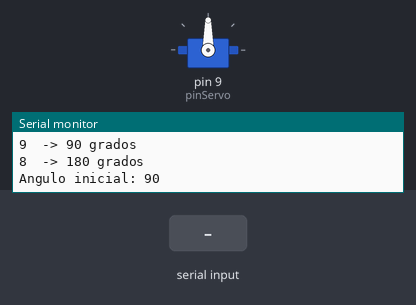
Bench run of a sketch on a simulated Arduino Uno, built with avr-gcc and run on an emulated ATmega328P. On the bench: servo, the last lines printed to the serial monitor. The inputs (shaded band) are chosen by the test bench.

Above: at 1.2 s.
1.3 s: "0" received over the second serial link
At 1.9 s:
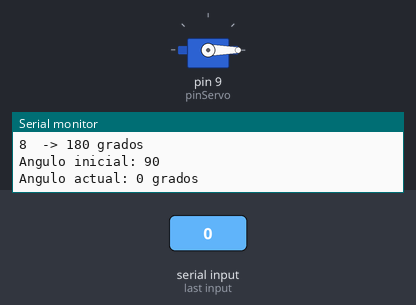
2.8 s: "8" received over the second serial link
At 4.0 s:
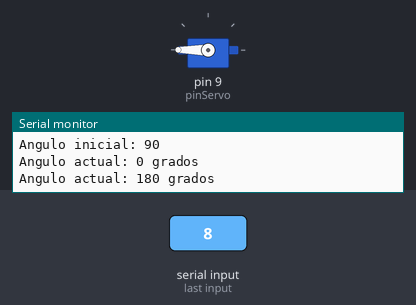
4.3 s: "-" received over the second serial link
At 5.4 s:
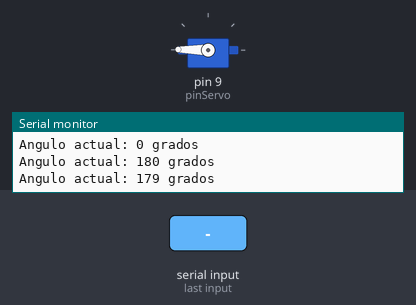
5.8 s: "+" received over the second serial link
At 6.5 s:
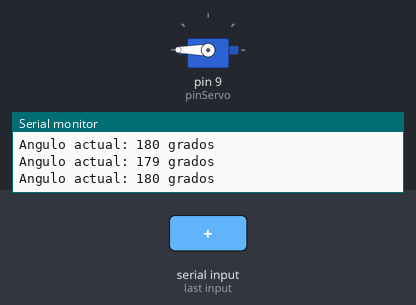
7.3 s: "9" received over the second serial link
At 7.7 s:
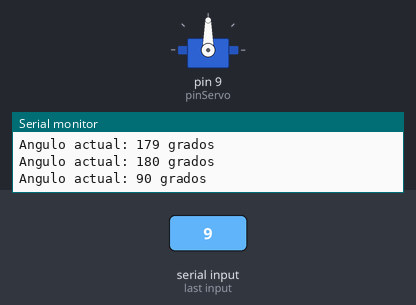
Timing chart, 0 to 9.8 s (numbered marks = the images above; inputs shaded):
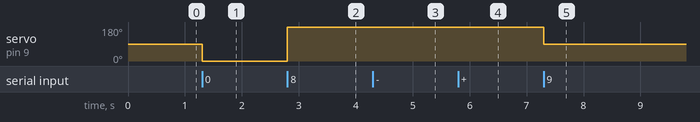

The sketch:

calibrador_servo_bt.ino
```cpp
#include <Servo.h>
#include <SoftwareSerial.h>

SoftwareSerial BT(2, 3);   // RX, TX
Servo servo;

const byte pinServo = 9;   // Cambiá este pin según el servo que pruebes

int angulo = 90;           // Posición inicial

void setup()
{
    Serial.begin(9600);
    BT.begin(9600);

    servo.attach(pinServo);
    servo.write(angulo);

    Serial.println("=== CALIBRADOR DE SERVO ===");
    Serial.println("Comandos:");
    Serial.println("+  -> +1 grado");
    Serial.println("-  -> -1 grado");
    Serial.println("0  -> 0 grados");
    Serial.println("9  -> 90 grados");
    Serial.println("8  -> 180 grados");
    Serial.println();

    Serial.print("Angulo inicial: ");
    Serial.println(angulo);
}

void loop()
{
    if (BT.available())
    {
        char dato = BT.read();

        switch (dato)
        {
            case '+':
                if (angulo < 180)
                    angulo++;
                break;

            case '-':
                if (angulo > 0)
                    angulo--;
                break;

            case '0':
                angulo = 0;
                break;

            case '9':
                angulo = 90;
                break;

            case '8':
                angulo = 180;
                break;

            default:
                Serial.println("Comando no valido");
                return;
        }

        servo.write(angulo);

        Serial.print("Angulo actual: ");
        Serial.print(angulo);
        Serial.println(" grados");
    }
}


/*
===========================================================
                    ACOTACIONES DEL BRAZO
===========================================================

 EXTREMIDAD     |  ÁNGULO  |  POSICIÓN
----------------+----------+--------------------------------
 DEDOS          |   0°     | Abiertos
                |  90°     | Semi cerrados
                | 180°     | Cerrados

 MUÑECA         |   0°     | Giro máximo a la derecha
                |  90°     | Posición central
                | 180°     | Giro máximo a la izquierda

 MANO           |   0°     | Elevada
                |  90°     | Inclinación media
                | 180°     | Baja completamente
                |          | (Limitado por el codo)

 CODO           |   0°     | Extendido
                |  90°     | Flexión media
                | 180°     | Completamente flexionado

 BRAZO          |   0°     | Abierto
                |  90°     | Posición media
                | 180°     | Cerrado

 HOMBRO         |   0°     | Abierto
                |  90°     | Posición media
                | 180°     | Cerrado

===========================================================
*/
/*
===========================================================
                    LÍMITES CALIBRADOS
===========================================================
            ARRIBA - ABAJO
 DEDOS   :  None - None
 MUÑECA  :  None - None
 MANO    :  None  - 160° (Codo->180°) - Inmovil (Brazo->180°/0°) - 180°(limite servo) (Brazo->180°/0° & Codo->180°)
 CODO    :  None - None
 BRAZO   :  90° (Mano->90°)  - 160° (Cerrado)
 HOMBRO  :  None  - None

===========================================================
*/
```

Measured:
- after the input at 1.3 s, servo on pin 9 (pinServo): 90° → 0° at once
- after the input at 2.8 s, servo on pin 9 (pinServo): 0° → 180° at once
- after the input at 4.3 s, servo on pin 9 (pinServo): 180° → 179° at once
- after the input at 5.8 s, servo on pin 9 (pinServo): 179° → 180° at once
- after the input at 7.3 s, servo on pin 9 (pinServo): 180° → 90° at once
